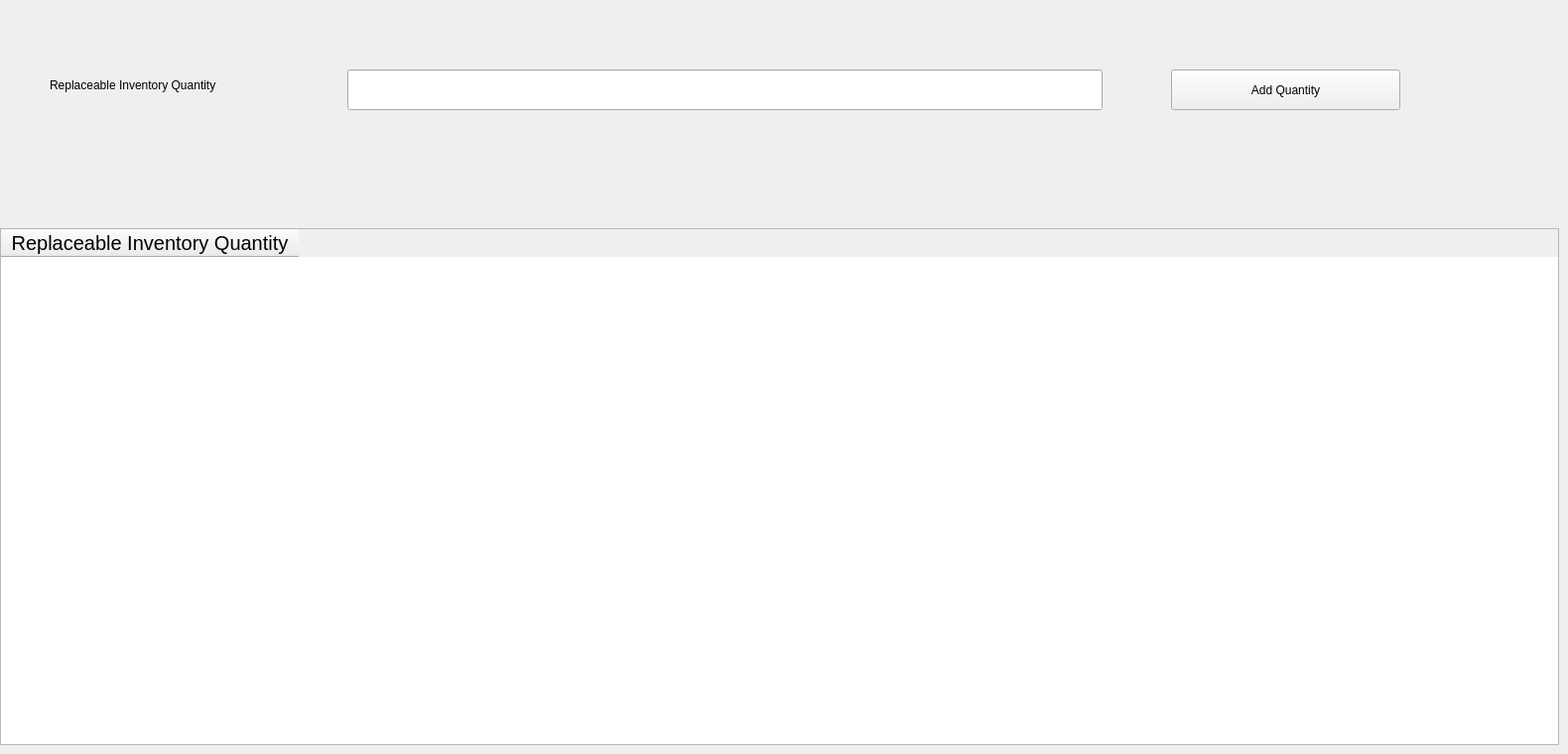
      <widget class="QWidget" name="tab_8">
       <attribute name="title">
        <string>Replaceable</string>
       </attribute>
       <widget class="QLabel" name="label_29">
        <property name="geometry">
         <rect>
          <x>50</x>
          <y>70</y>
          <width>291</width>
          <height>31</height>
         </rect>
        </property>
        <property name="text">
         <string>Replaceable Inventory Quantity </string>
        </property>
       </widget>
       <widget class="QLineEdit" name="lineEdit_28">
        <property name="geometry">
         <rect>
          <x>350</x>
          <y>70</y>
          <width>761</width>
          <height>41</height>
         </rect>
        </property>
       </widget>
       <widget class="QPushButton" name="pushButton_20">
        <property name="geometry">
         <rect>
          <x>1180</x>
          <y>70</y>
          <width>231</width>
          <height>41</height>
         </rect>
        </property>
        <property name="text">
         <string>Add Quantity</string>
        </property>
       </widget>
       <widget class="QTableWidget" name="tableWidget_3">
        <property name="geometry">
         <rect>
          <x>0</x>
          <y>230</y>
          <width>1571</width>
          <height>521</height>
         </rect>
        </property>
        <property name="font">
         <font>
          <pointsize>15</pointsize>
         </font>
        </property>
        <attribute name="horizontalHeaderDefaultSectionSize">
         <number>300</number>
        </attribute>
        <column>
         <property name="text">
          <string>Replaceable Inventory Quantity</string>
         </property>
        </column>
       </widget>
      </widget>
